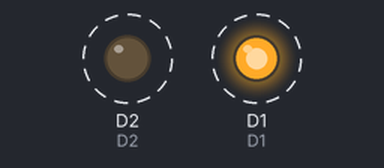
A sketch run on a simulated ESP8266 (Wemos D1 mini). Shown: output pins drawn as LEDs (lit = HIGH). Dashed ring = blinking.

Above: at 0.5 s.
Timing chart, 0 to 4.6 s (numbered marks = the images above):
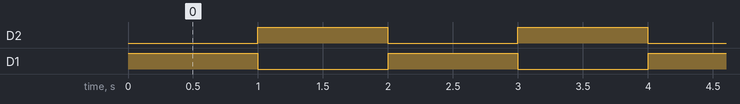

The sketch:

Blink1.ino
```cpp
#define D1 5
#define D2 4

void setup() {
  // initialize digital pin LED_BUILTIN as an output.
  pinMode(D1, OUTPUT);
  pinMode(D2, OUTPUT);
}

// the loop function runs over and over again forever
void loop() {
  digitalWrite(D1, HIGH);   // turn the LED on (HIGH is the voltage level)
  delay(1000);                       // wait for a second
  digitalWrite(D1, LOW);    // turn the LED off by making the voltage LOW
  digitalWrite(D2, HIGH);
  delay(1000);
  digitalWrite(D2, LOW);
}
```

Measured:
- by itself, D2, D1: alternates HIGH for 1.0 s and LOW for 1.0 s
- by itself, everything shown: repeats every 2.0 s, in 3 steps
